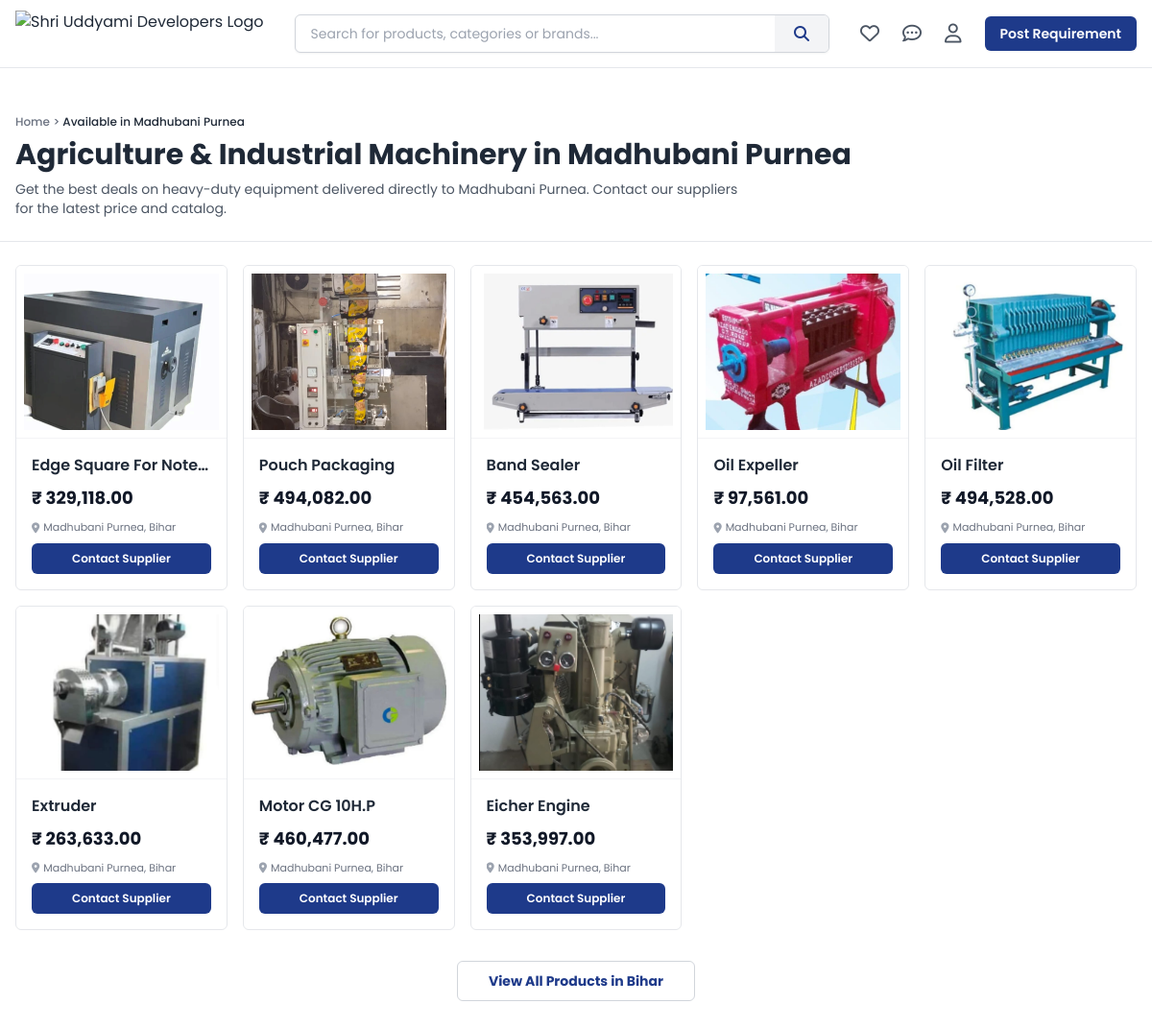
Screenshot of /location/madhubani-purnea with the database file from the repository.
### tables this page shows
CREATE TABLE products (
    id INTEGER PRIMARY KEY AUTOINCREMENT,
    category_id INTEGER,
    name TEXT NOT NULL,
    slug TEXT NOT NULL UNIQUE,
    short_description TEXT,
    description TEXT,
    specifications TEXT,
    applications TEXT,
    price REAL,
    price_visibility TEXT DEFAULT 'public', -- 'public', 'locked', 'hidden'
    featured INTEGER DEFAULT 0,
    status TEXT DEFAULT 'active', -- 'active', 'inactive'
    created_at DATETIME DEFAULT CURRENT_TIMESTAMP,
    FOREIGN KEY(category_id) REFERENCES categories(id)
);

### includes/functions.php (called while the page is built, shortened)
<?php
require_once __DIR__ . '/db.php';
function getSetting($key) {
    global $pdo;
    $stmt = $pdo->prepare("SELECT value FROM settings WHERE key = ?");
    $stmt->execute([$key]);
    return $stmt->fetchColumn() ?: '';
}
function formatPrice($price) {
    return '₹ ' . number_format($price, 2);
}
function getWhatsappLink($productName = '') {
    $whatsappNumber = getSetting('whatsapp');
    $cleanNumber = preg_replace('/[^0-9]/', '', $whatsappNumber);
    $message = "Hello! I am interested in your products.";
    if ($productName) {
        $message = "Hello! I am interested in the product: " . $productName;
    }
    return "https://wa.me/" . $cleanNumber . "?text=" . urlencode($message);
}

### location.php (the view, shortened to what this page needs)
<?php
require_once __DIR__ . '/includes/db.php';
require_once __DIR__ . '/includes/functions.php';
$locations = require __DIR__ . '/includes/locations.php';
$placeSlug = $_GET['place'] ?? '';
$currentPlace = '';
foreach ($locations as $locName => $coords) {
    if (strtolower(str_replace(' ', '-', $locName)) === strtolower($placeSlug)) {
        $currentPlace = $locName;
        break;
    }
}
$stmt = $pdo->prepare("
    SELECT p.*, c.name as category_name,
           (SELECT image_path FROM product_images WHERE product_id = p.id AND is_primary = 1 LIMIT 1) as primary_image
    FROM products p
    LEFT JOIN categories c ON p.category_id = c.id
    WHERE p.status = 'active'
    ORDER BY p.id DESC LIMIT 8
");
$stmt->execute();
$products = $stmt->fetchAll();
include __DIR__ . '/includes/header.php';
?>
<div class="bg-white min-h-screen pb-16 pt-6">
    <div class="bg-white border-b border-gray-200 py-6 px-4 mb-6">
        <div class="max-w-[1440px] mx-auto">
            <nav class="text-xs text-gray-500 mb-2 font-medium">
                <a href="/" class="hover:text-primary">Home</a> &gt;
                <span class="text-gray-800">Available in <?php echo htmlspecialchars($currentPlace); ?></span>
            </nav>
            <h1 class="text-2xl md:text-3xl font-bold text-gray-800 mb-2">Agriculture & Industrial Machinery in
                <?php echo htmlspecialchars($currentPlace); ?></h1>
            <p class="text-sm text-gray-600 max-w-3xl">Get the best deals on heavy-duty equipment delivered directly to
                <?php echo htmlspecialchars($currentPlace); ?>. Contact our suppliers for the latest price and catalog.
            </p>
        </div>
    </div>
    <div class="max-w-[1440px] mx-auto px-2 md:px-4">
        <div class="grid grid-cols-2 sm:grid-cols-3 md:grid-cols-4 lg:grid-cols-5 xl:grid-cols-6 gap-3 md:gap-4">
            <?php foreach ($products as $product): ?>
                <div class="bg-white rounded-md border border-gray-200 hover:border-primary transition-all h-full group flex flex-col overflow-hidden"
                    data-product-id="<?php echo $product['id']; ?>">
                    <a href="/products/<?php echo urlencode($product['slug']); ?>"
                        class="block relative w-full h-[180px] bg-white border-b border-gray-100 p-2 flex items-center justify-center">
                        <?php if ($product['primary_image']): ?>
                            <img src="/<?php echo htmlspecialchars($product['primary_image']); ?>"
                                class="w-full h-full object-cover mix-blend-multiply" loading="lazy">
                        <?php else: ?>
                            <div class="w-full h-full flex items-center justify-center text-gray-200 bg-gray-50">
                                <i class="fa-solid fa-image text-3xl"></i>
                            </div>
                        <?php endif; ?>
                    </a>
                    <div class="flex-grow flex flex-col p-3 md:p-4">
                        <a href="/products/<?php echo urlencode($product['slug']); ?>" class="block mb-2 w-full">
                            <h4
                                class="text-sm md:text-base font-semibold text-gray-800 hover:text-primary transition-colors leading-snug truncate">
                                <?php echo htmlspecialchars($product['name']); ?></h4>
                        </a>
                        <div class="price-container mb-2" data-product-id="<?php echo $product['id']; ?>"
                            data-price="<?php echo $product['price']; ?>"
                            data-visibility="<?php echo $product['price_visibility']; ?>">
                            <?php if ($product['price_visibility'] === 'public'): ?>
                                <span
                                    class="font-bold text-base md:text-lg text-gray-900"><?php echo formatPrice($product['price']); ?></span>
                            <?php endif; ?>
                        </div>
                        <div class="mt-auto">
                            <p class="text-[10px] md:text-[11px] text-gray-500 mb-2 truncate flex items-center gap-1"><i
                                    class="fa-solid fa-location-dot text-gray-400"></i>
                                <?php echo htmlspecialchars($currentPlace); ?>, Bihar</p>
                                    <a href="<?php echo getWhatsappLink($product['name']); ?>" target="_blank"
                                        class="w-full text-center bg-primary text-white hover:bg-secondary transition py-2 rounded-md text-xs font-semibold flex justify-center items-center gap-1">
                                        Contact Supplier
                                    </a>
                        </div>
                    </div>
                </div>
            <?php endforeach; ?>
        </div>
        <?php if (!empty($products)): ?>
            <div class="mt-8 text-center">
                <a href="/search.php"
                    class="inline-block bg-white border border-gray-300 text-primary font-bold px-8 py-2.5 rounded-md hover:bg-gray-50 transition text-sm">View
                    All Products in Bihar</a>
            </div>
        <?php endif; ?>
    </div>
</div>
<?php include __DIR__ . '/includes/footer.php'; ?>

### includes/header.php (shortened to what this page needs)
<!DOCTYPE html>
<html lang="en">
<head>
    <link rel="stylesheet" href="https://cdnjs.cloudflare.com/ajax/libs/font-awesome/6.4.0/css/all.min.css">
    <link rel="stylesheet" href="https://cdn.jsdelivr.net/npm/swiper@10/swiper-bundle.min.css" />
    <script src="https://cdn.tailwindcss.com"></script>
    <link href="/assets/css/app.css" rel="stylesheet">
</head>
<body class="bg-white text-gray-800 antialiased font-sans pb-16 md:pb-0">
    <header class="bg-white border-b border-gray-200 sticky top-0 z-50">
        <div class="hidden md:flex max-w-[1440px] mx-auto px-4 h-[70px] items-center justify-between gap-8">
            <a href="/" class="flex-shrink-0">
                <img src="/assets/images/logo.png" alt="<?php echo htmlspecialchars(getSetting('store_name')); ?> Logo"
                    class="h-12 w-auto object-contain">
            </a>
            <div
                class="flex-grow max-w-2xl bg-white rounded-md border border-gray-300 focus-within:border-primary transition-colors overflow-hidden h-10 shadow-sm">
                <form action="/search.php" method="GET" class="flex w-full h-full">
                    <input type="text" name="q" placeholder="Search for products, categories or brands..."
                        class="flex-grow px-4 text-sm text-gray-800 outline-none w-full bg-transparent h-full"
                        value="<?php echo htmlspecialchars($_GET['q'] ?? ''); ?>">
                    <button type="submit"
                        class="bg-gray-100 text-primary px-5 h-full hover:bg-gray-200 transition font-medium text-base flex items-center justify-center">
                        <i class="fa-solid fa-search"></i>
                    </button>
                </form>
            </div>
            <div class="flex items-center gap-6 flex-shrink-0">
                <nav class="flex gap-6 items-center text-gray-600">
                    <a href="/favorites.php" class="hover:text-primary transition flex flex-col items-center">
                        <i class="fa-regular fa-heart text-xl"></i>
                    </a>
                    <a href="/contact.php" class="hover:text-primary transition flex flex-col items-center">
                        <i class="fa-regular fa-comment-dots text-xl"></i>
                    </a>
                    <a href="#" class="hover:text-primary transition flex flex-col items-center">
                        <i class="fa-regular fa-user text-xl"></i>
                    </a>
                </nav>
                <a href="<?php echo getWhatsappLink('I have a requirement'); ?>" target="_blank"
                    class="hidden lg:flex items-center gap-2 text-sm font-semibold text-white bg-primary px-4 py-2 rounded-md hover:bg-secondary transition shadow-sm">
                    Post Requirement
                </a>
            </div>
        </div>
    </header>
    <main class="w-full bg-white min-h-screen relative">

### includes/footer.php (shortened to what this page needs)
    </main>
</body>
</html>

### assets/css/app.css (style rules this page uses)
* { -webkit-tap-highlight-color: transparent; }

### rows the page displays
products: shows a picture, name "Edge Square For Note…", price "₹ 329,118.00"
products: shows a picture, name "Pouch Packaging", price "₹ 494,082.00"
products: shows a picture, name "Band Sealer", price "₹ 454,563.00"
products: shows a picture, name "Oil Expeller", price "₹ 97,561.00"
products: shows a picture, name "Oil Filter", price "₹ 494,528.00"
products: shows a picture, name "Extruder", price "₹ 263,633.00"
products: shows a picture, name "Motor CG 10H.P", price "₹ 460,477.00"
products: shows a picture, name "Eicher Engine", price "₹ 353,997.00"

### other values shown
$currentPlace "Madhubani Purnea"
